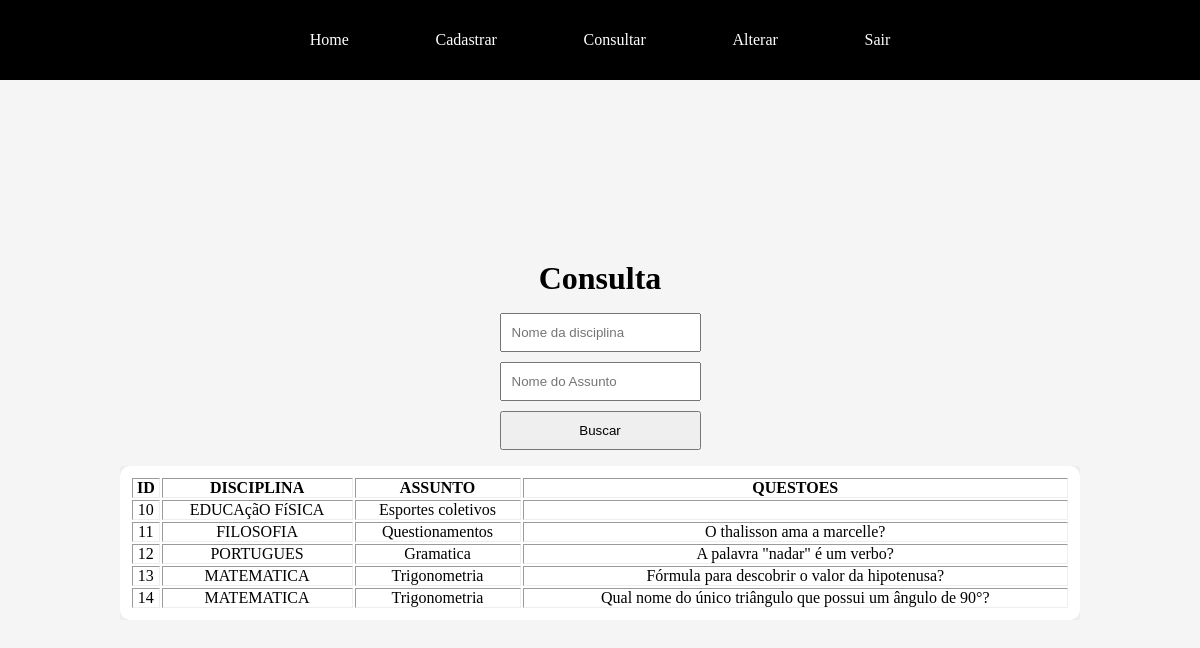
Page /site/acess/prof/consulta/prova/consultar.php on the earlier database version.
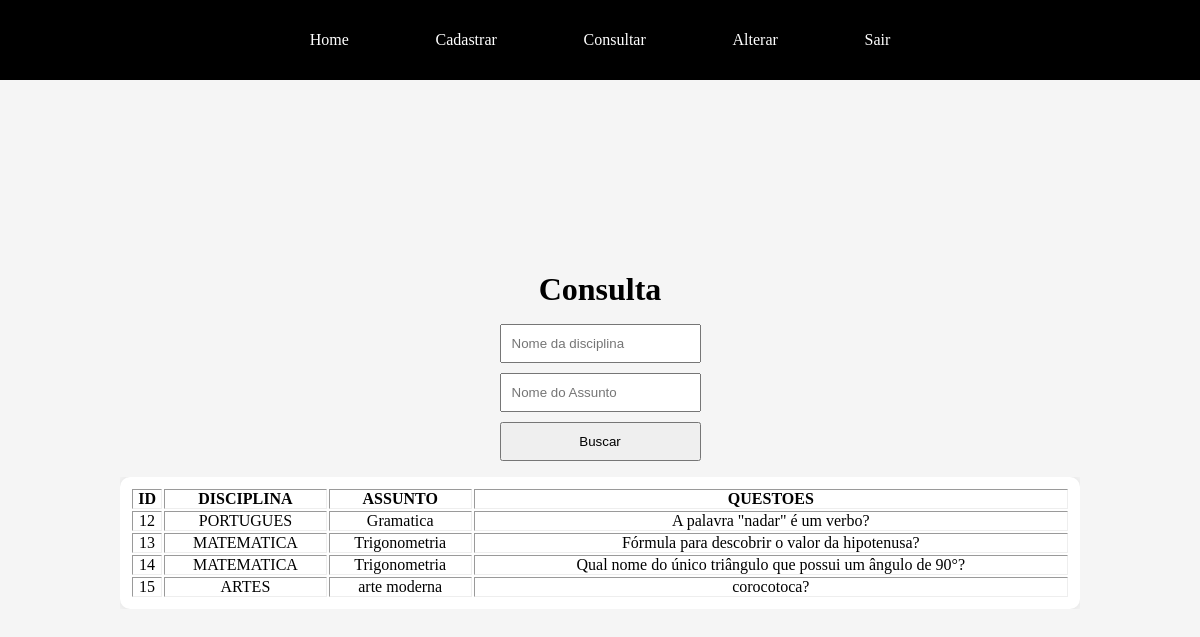
Same page on the later database version.
### tables this page shows
CREATE TABLE `prova` (
  `id` int(11) NOT NULL,
  `disciplina` varchar(60) NOT NULL,
  `assunto` varchar(60) NOT NULL,
  `questoes` varchar(120) NOT NULL
);

### site/acess/prof/consulta/prova/consultar.php (the view, shortened to what this page needs)
<!DOCTYPE html>
<html lang="pt-BR">
<head>
  <link rel="stylesheet" href="../../../../css/acess/consulta.css">
  <?php
    require "../../../../conexao.php";
    $sql = "SELECT * FROM prova";
    $result = mysqli_query($conn, $sql);
  ?>
</head>
<body>
  <header>
    <nav class="menu">
      <a href="../../home.php" class="menu-item"><span>Home</span></a>
      <a href="../../cadastrar.php" class="menu-item"><span>Cadastrar</span></a>
      <a href="../../consultar.php" class="menu-item"><span>Consultar</span></a>
      <a href="../../alterar.php" class="menu-item"><span>Alterar</span></a>
      <a href="../../../../index.php" class="menu-item"><span>Sair</span></a>
    </nav>
  </header>
  <main>
    <h1>Consulta</h1>
    <form action="busca.php" method="post" class="busca" style="display: flex; flex-direction: column; gap: 10px;">
      <input type="text" name="nome" placeholder="Nome da disciplina" required>
      <input type="text" name="assunto" placeholder="Nome do Assunto" required>
      <button type="submit">Buscar</button>
    </form>
    <div class="container">
      <table border="1px" class='lista'>
        <thead>
          <th>ID</th>
          <th>DISCIPLINA</th>
          <th>ASSUNTO</th>
          <th>QUESTOES</th>
        </thead>
        <tbody>
          <?php
            while ($row = mysqli_fetch_assoc($result)) {
              echo "<tr>
                <td>{$row['id']}</td>
                <td>{$row['disciplina']}</td>
                <td>{$row['assunto']}</td>
                <td>{$row['questoes']}</td>
              </tr>";
            }
          ?>
        </tbody>
      </table>
    </div>
  </main>
</body>
</html>

Differences in the rows shown:
removed prova: id "10", disciplina "EDUCAçãO FíSICA", assunto "Esportes coletivos"
removed prova: id "11", disciplina "FILOSOFIA", assunto "Questionamentos", questoes "O thalisson ama a marcelle?"
added prova: id "15", disciplina "ARTES", assunto "arte moderna", questoes "corocotoca?"
